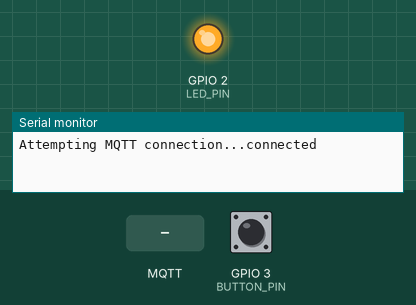
A sketch run on a simulated ESP8266 (NodeMCU). Shown: output pins drawn as LEDs (lit = HIGH), the last lines printed to the serial monitor. The test bench sets the inputs (shaded band); at power-on: GPIO 3 (BUTTON_PIN) LOW. WiFi joins after 1.5 s; servers stay silent unless stated; no MQTT or app messages arrive unless stated.

Above: at 4.2 s.
4.3 s: MQTT message "1" arrives on the first subscribed topic
At 4.9 s:
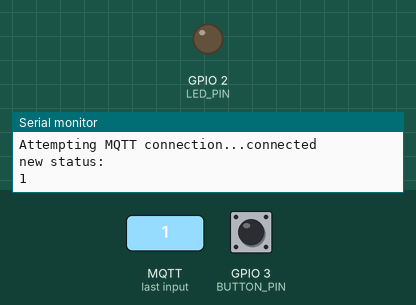
5.8 s: MQTT message "0" arrives on the first subscribed topic
At 7.2 s:
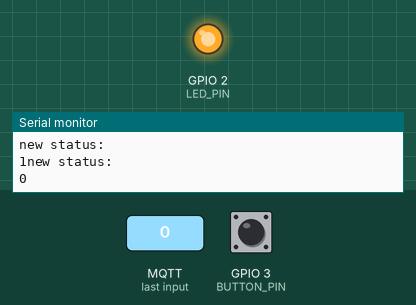
Timing chart, 0 to 8.8 s (numbered marks = the images above; inputs shaded):
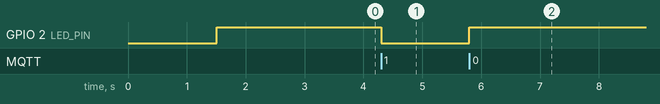

Measured:
- after the input at 4.3 s, GPIO 2 (LED_PIN): HIGH → LOW at once
- after the input at 5.8 s, GPIO 2 (LED_PIN): LOW → HIGH at once

The sketch:

koffieknop.ino
```cpp
#include <ESP8266WiFi.h>        // Wifi library
#include <PubSubClient.h>       // MQTT library

#include <DNSServer.h>            //Local DNS Server used for redirecting all requests to the configuration portal
#include <ESP8266WebServer.h>     //Local WebServer used to serve the configuration portal
#include <WiFiManager.h>          //https://github.com/tzapu/WiFiManager WiFi Configuration Magic

#include "config.h"

WiFiClient wifiClient;               // WiFi
PubSubClient client(wifiClient);     // MQTT

// PINS
const int BUTTON_PIN = 3;
const int LED_PIN = 2;

bool coffeeStatus = false;
bool triggered = false;
bool buttonPressed = false;

const int DEBOUNCE = 250;
unsigned long buttonTimer = 0;

bool isConnected = false;

void setup() {

  pinMode(LED_PIN, OUTPUT);
  pinMode(BUTTON_PIN, INPUT);

  WiFiManager wifiManager;
  WiFiManagerParameter custom_text("<p>(c) 2018 by <a href=\"mailto:dev@joszuijderwijk.nl\">Jos Zuijderwijk</a></p>");
  wifiManager.addParameter(&custom_text);

  if (wifiManager.autoConnect("KoffieKnop", "")){
    isConnected = true;
  }

  client.setServer(MQTT_SERVER, MQTT_PORT);
  client.setCallback(callback);

  // turn off LED
  digitalWrite(LED_PIN, HIGH);

}

// Handel inkomenden berichten af
void callback(char* topic, byte* payload, unsigned int len) {

    String msg = ""; // payload
    for (int i = 0; i < len; i++) {
      msg += ((char)payload[i]);
    }

  if ( strcmp(topic, "coffee/status") == 0 ){
      // start
      triggered = true;
      coffeeStatus = (msg == "1");
      Serial.println("new status: ");
      Serial.print(coffeeStatus ? "1" : "0");
  }

}

// Probeer MQTT connectie te herstellen
void reconnect() {
  // Loop until we're reconnected
  while (!client.connected()) {
    Serial.print("Attempting MQTT connection...");


    if (client.connect(MQTT_CLIENT, MQTT_USER, MQTT_PASS, "coffee/button/connection", 0, 1, "0")) {
      Serial.println("connected");

      // Stuur Hello World!
      client.publish("coffee/button/connection", "1", 1);
      client.subscribe("coffee/status");

    } else {
      Serial.print("failed, rc=");
      Serial.print(client.state());
      Serial.println(" try again in 5 seconds");

    }
  }
}

// the loop function runs over and over again forever
void loop() {
    if (!client.connected() && isConnected){
     reconnect();
    }

    if (triggered){
      triggered = false;

      // change LED
      if (coffeeStatus)
        digitalWrite(LED_PIN, LOW);
      else
        digitalWrite(LED_PIN, HIGH);
    }

    bool currentlyPressed = digitalRead(BUTTON_PIN);

    if (currentlyPressed && !buttonPressed && millis() - buttonTimer > DEBOUNCE){
       buttonTimer = millis();
       buttonPressed = true;
       coffeeStatus = !coffeeStatus;
       client.publish("coffee/start", coffeeStatus ? "1" : "0", 0);
    }

    if (!currentlyPressed)
      buttonPressed = false;

    client.loop();
}
```

config.sample.h
```cpp
// MQTT settings
#define MQTT_SERVER ""
#define MQTT_PORT 1883
#define MQTT_USER ""
#define MQTT_PASS ""
#define MQTT_CLIENT ""
```
